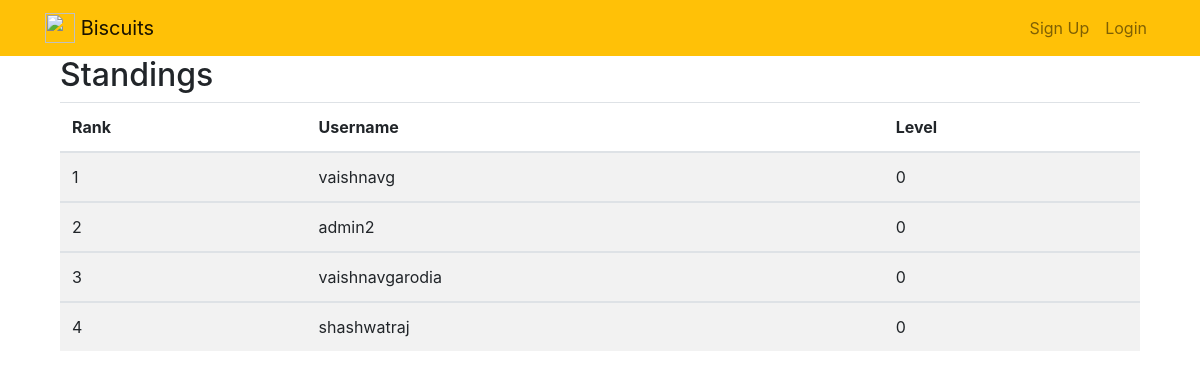
The app's page /leaderboard/, older data.
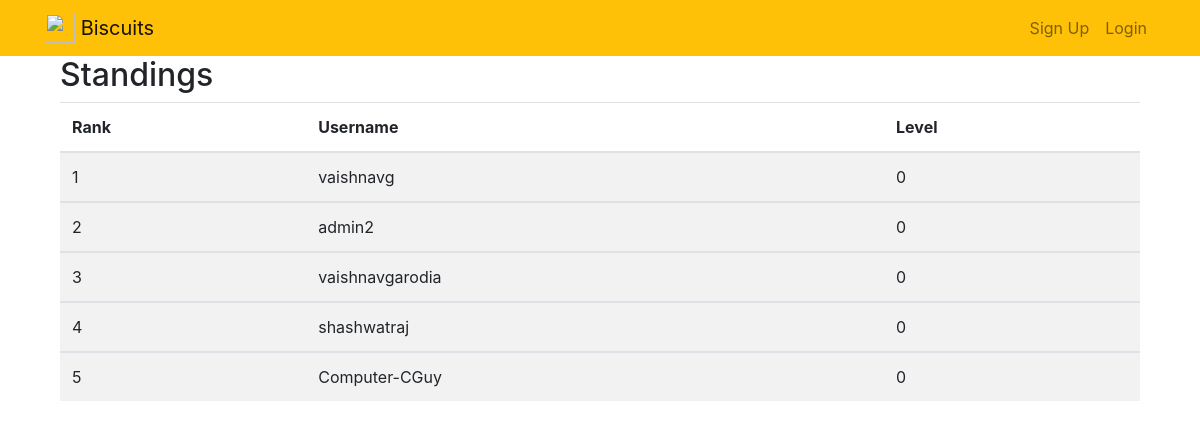
The same page, newer data.
### biscuitsrk/models.py (models this page shows, shortened)
class Profile(models.Model):
    user = models.OneToOneField(User, on_delete=models.CASCADE)
    currentlevel = models.IntegerField(default=0)
    institute = models.CharField(max_length=255, null=True)
    currentleveltime= models.DateTimeField(default=timezone.now)
    is_banned = models.BooleanField(default = False)
    mostrecentanswer = models.TextField(null=True)

### biscuitsrk/views.py (the view)
# urls.py: path('leaderboard/', views.leaderboard, name='leaderboard'),
def leaderboard(request):
	queryset = Profile.objects.order_by('-currentlevel','currentleveltime')
	context = {
		'queryset' : queryset,
	}
	return render(request, 'biscuitsrk/leaderboard.html', context)

### biscuitsrk/templates/biscuitsrk/leaderboard.html (shortened to what this page needs)
{% extends "biscuitsrk/base.html" %}
{% block content %}
<div class="col-md-12">
  <h2>Standings</h2>
  <table class="table table-striped">
    <thead>
      <tr>
        <th>Rank</th>
        <th>Username</th>
        <th>Level</th>
      </tr>
    </thead>
{% for User in queryset %}
    <tbody>
      <tr>
        <td>{{forloop.counter}}</td>
        <td data-toggle="tooltip" title="{{User.user.username}}"><span>{{User.user.username}}</span></td>
        <td>{{User.currentlevel}}</td>
      </tr>
  </tbody>
{%endfor%}
  </table>
</div>
{% endblock %}

### biscuitsrk/templates/biscuitsrk/base.html (shortened to what this page needs)
{% load static %}
<!doctype html>
<html lang="en">
<head>
    <link rel="stylesheet" href="https://stackpath.bootstrapcdn.com/bootstrap/4.4.1/css/bootstrap.min.css">
</head>
<body>
<nav class="navbar navbar-expand-md navbar-light bg-warning">
<div class="container">
    <a class="navbar-brand" href="{% url 'home' %}">
         <img src="{% static 'todo/logo.png' %}" width="30" height="30" class="d-inline-block align-top">
        <span>Biscuits</span>
    </a>
    <div class="collapse navbar-collapse" id="navbarNav">
    <ul class="navbar-nav ml-auto">
            {% if user.is_authenticated %}
                <li class="nav-item">
                    <a href="#" onclick="$('#signOutBtn').click()" class="nav-link">Logout</a>
                    <form style='display: none;' method="POST" action="{% url 'logoutuser' %}">
                        {% csrf_token %}
                        <button id="signOutBtn" type="submit">Logout</button>
                    </form>
                </li>
            {% else %}
                <li class="nav-item">
                    <a class="nav-link" href="{% url 'signupuser' %}">Sign Up</a>
                </li>
                <li class="nav-item">
                    <a class="nav-link" href="{% url 'loginuser' %}">Login</a>
                </li>
            {% endif %}
        </ul>
    </div>
</div>
</nav>
<div class="container">
{% block content %}{% endblock %}
</div>
</body>
</html>

Row changes from the older to the newer data that the page shows:
added Profile: user.username "Computer-CGuy", currentlevel "0"
